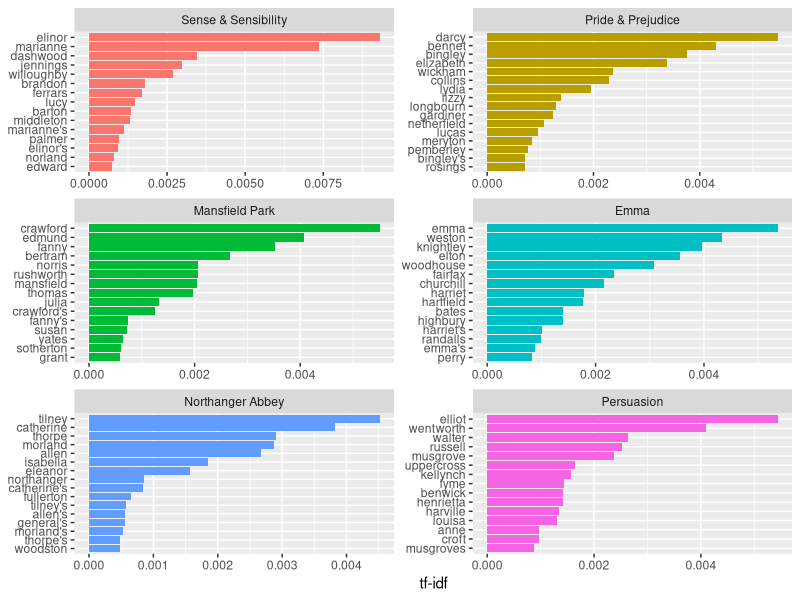

Source code (R):
## ---- chunk 1
knitr::opts_chunk$set(echo = TRUE)
## ---- chunk 2
library(tidyverse)
library(janeaustenr)
library(tidytext)

book_words <- austen_books() %>%
  unnest_tokens(word, text) %>%
  count(book, word, sort = TRUE)


## ---- chunk 3
total_words <- book_words %>% 
  group_by(book) %>% 
  summarize(total = sum(n))

total_words
## ---- chunk 4
book_words <- left_join(book_words, total_words)

book_words
## ---- chunk 5
freq_by_rank <- book_words %>% 
  group_by(book) %>% 
  mutate(rank = row_number(), 
         `term frequency` = n/total)

freq_by_rank
## ---- chunk 6
book_words <- book_words %>%
  bind_tf_idf(word, book, n)

book_words
## ---- chunk 7
book_words %>%
  select(-total) %>%
  arrange(desc(tf_idf))
## ---- chunk 8
book_words %>%
  arrange(desc(tf_idf)) %>%
  mutate(word = factor(word, levels = rev(unique(word)))) %>% 
  group_by(book) %>% 
  top_n(15) %>% 
  ungroup() %>%
  ggplot(aes(word, tf_idf, fill = book)) +
  geom_col(show.legend = FALSE) +
  labs(x = NULL, y = "tf-idf") +
  facet_wrap(~book, ncol = 2, scales = "free") +
  coord_flip()
## ---- chunk 9
book_words %>%
  arrange(desc(tf_idf)) %>%
  mutate(word = factor(word, levels = rev(unique(word)))) %>% 
  group_by(book) %>% 
  top_n(15) %>% 
  ungroup() 
## ---- chunk 10
book_words %>%
  arrange(desc(tf_idf)) %>%
  mutate(word = factor(word, levels = rev(unique(word)))) %>% 
  group_by(book) %>% 
  top_n(15)
